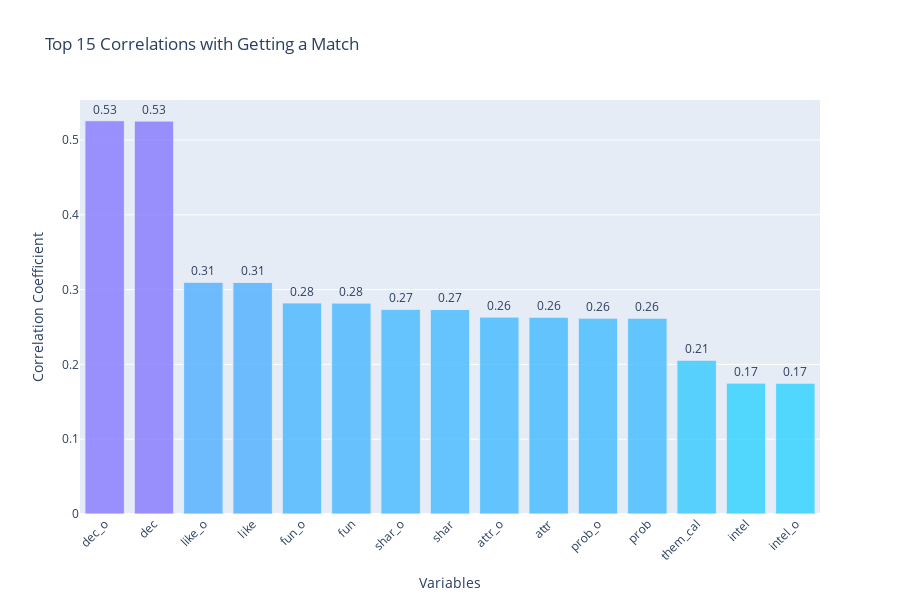
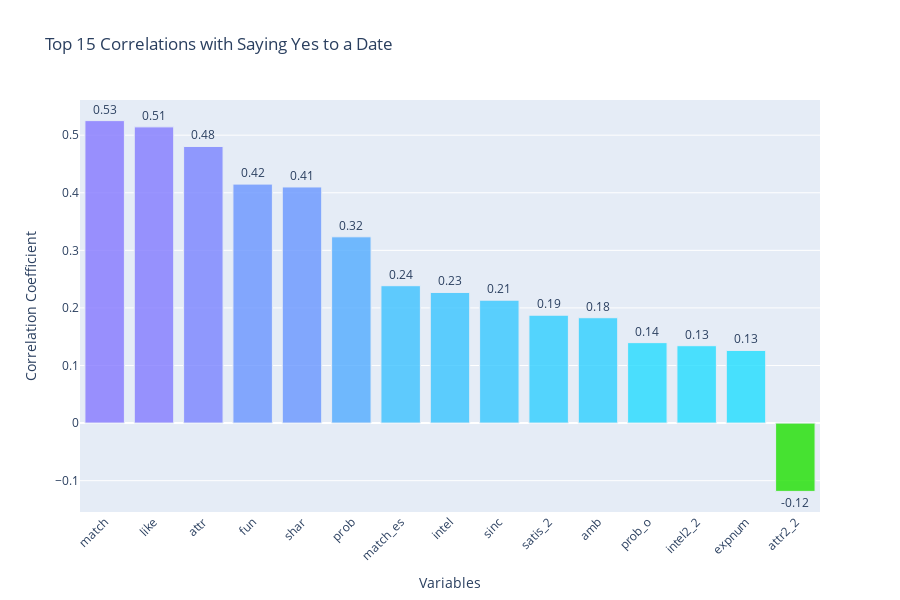
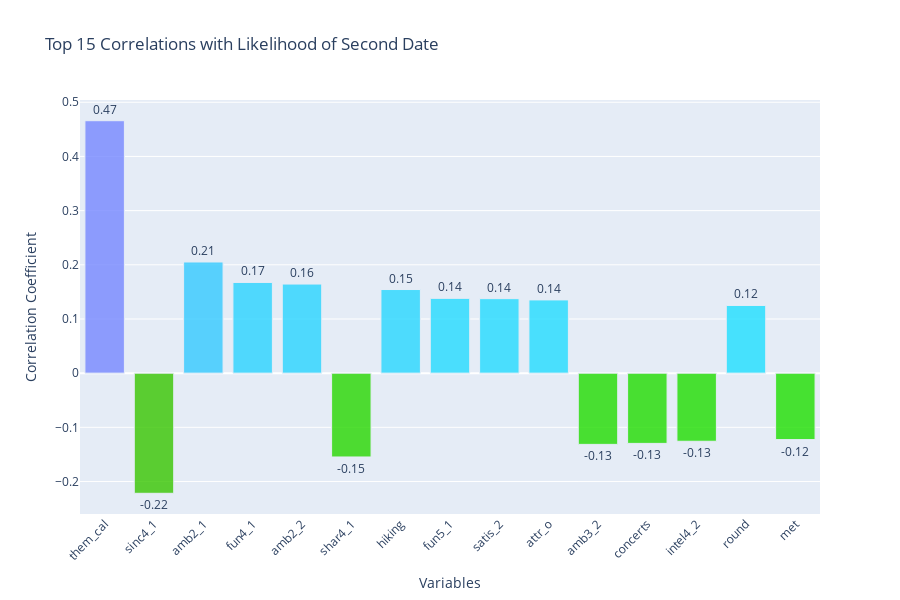

The notebook cell these images were saved under, in order:
### Code cell
# Check for top correlations between variables
# Function to calculate top correlations and prepare DataFrame with colors
def prepare_correlation_data(df, target, top_n=15):
    correlations = df.corr(numeric_only=True)[target].dropna().sort_values(key=abs, ascending=False)[1:top_n + 1]
    df_corr = correlations.reset_index().rename(columns={'index': 'Variable', target: 'Correlation'})
    df_corr['Color'] = df_corr['Correlation'].apply(
        lambda x: f'rgba({int(255 * abs(x))}, {int(255 * (1 - abs(x)))}, {255 if x > 0 else 0}, 0.8)'
    )
    return df_corr

# Function to create a bar plot
def create_correlation_plot(df_corr, title):
    fig = px.bar(
        df_corr,
        x='Variable',
        y='Correlation',
        title=title,
        text='Correlation',
        color='Color',
        color_discrete_map='identity',
        labels={'Correlation': 'Correlation Coefficient', 'Variable': 'Variables'}
    )
    fig.update_traces(texttemplate='%{text:.2f}', textposition='outside', marker_line_width=1)
    fig.update_layout(xaxis_tickangle=-45, height=600)
    return fig

# Prepare data and plots
filenames = ["match_correlations.png", "yesdate_correlations.png", "seconddate_correlations.png"]

for target, title, filename in zip(['match', 'dec', 'date_3'], 
                                   ["Top 15 Correlations with Getting a Match",
                                    "Top 15 Correlations with Saying Yes to a Date",
                                    "Top 15 Correlations with Likelihood of Second Date"],
                                   filenames):
    df_corr = prepare_correlation_data(df, target)
    fig = create_correlation_plot(df_corr, title)
    fig.show()
    fig.write_image(f"images/{filename}")

![match_correlations](images/match_correlations.png)
![yesdate_correlations](images/yesdate_correlations.png)
![seconddate_correlations](images/seconddate_correlations.png)

### Figure 1 — Plotly figure (JSON) as saved in the notebook; plotly's stock layout.template omitted (floating-point values rounded to 4 significant figures)
{"data": [{"hovertemplate": "Variables=%{x}<br>Correlation Coefficient=%{text}<extra></extra>", "legendgroup": "", "marker": {"color": "rgba(134, 120, 255, 0.8)", "line": {"width": 1}, "pattern": {"shape": ""}}, "name": "", "orientation": "v", "showlegend": false, "text": [0.5258], "textposition": "outside", "texttemplate": "%{text:.2f}", "type": "bar", "x": ["dec_o"], "xaxis": "x", "y": [0.5258], "yaxis": "y"}, {"hovertemplate": "Variables=%{x}<br>Correlation Coefficient=%{text}<extra></extra>", "legendgroup": "", "marker": {"color": "rgba(133, 121, 255, 0.8)", "line": {"width": 1}, "pattern": {"shape": ""}}, "name": "", "orientation": "v", "showlegend": false, "text": [0.5253], "textposition": "outside", "texttemplate": "%{text:.2f}", "type": "bar", "x": ["dec"], "xaxis": "x", "y": [0.5253], "yaxis": "y"}, {"hovertemplate": "Variables=%{x}<br>Correlation Coefficient=%{text}<extra></extra>", "legendgroup": "", "marker": {"color": "rgba(79, 175, 255, 0.8)", "line": {"width": 1}, "pattern": {"shape": ""}}, "name": "", "orientation": "v", "showlegend": false, "text": [0.3098], "textposition": "outside", "texttemplate": "%{text:.2f}", "type": "bar", "x": ["like_o"], "xaxis": "x", "y": [0.3098], "yaxis": "y"}, {"hovertemplate": "Variables=%{x}<br>Correlation Coefficient=%{text}<extra></extra>", "legendgroup": "", "marker": {"color": "rgba(78, 176, 255, 0.8)", "line": {"width": 1}, "pattern": {"shape": ""}}, "name": "", "orientation": "v", "showlegend": false, "text": [0.3096], "textposition": "outside", "texttemplate": "%{text:.2f}", "type": "bar", "x": ["like"], "xaxis": "x", "y": [0.3096], "yaxis": "y"}, {"hovertemplate": "Variables=%{x}<br>Correlation Coefficient=%{text}<extra></extra>", "legendgroup": "", "marker": {"color": "rgba(71, 183, 255, 0.8)", "line": {"width": 1}, "pattern": {"shape": ""}}, "name": "", "orientation": "v", "showlegend": false, "text": [0.2822, 0.282], "textposition": "outside", "texttemplate": "%{text:.2f}", "type": "bar", "x": ["fun_o", "fun"], "xaxis": "x", "y": [0.2822, 0.282], "yaxis": "y"}, {"hovertemplate": "Variables=%{x}<br>Correlation Coefficient=%{text}<extra></extra>", "legendgroup": "", "marker": {"color": "rgba(69, 185, 255, 0.8)", "line": {"width": 1}, "pattern": {"shape": ""}}, "name": "", "orientation": "v", "showlegend": false, "text": [0.2736, 0.2734], "textposition": "outside", "texttemplate": "%{text:.2f}", "type": "bar", "x": ["shar_o", "shar"], "xaxis": "x", "y": [0.2736, 0.2734], "yaxis": "y"}, {"hovertemplate": "Variables=%{x}<br>Correlation Coefficient=%{text}<extra></extra>", "legendgroup": "", "marker": {"color": "rgba(67, 187, 255, 0.8)", "line": {"width": 1}, "pattern": {"shape": ""}}, "name": "", "orientation": "v", "showlegend": false, "text": [0.2633, 0.2631], "textposition": "outside", "texttemplate": "%{text:.2f}", "type": "bar", "x": ["attr_o", "attr"], "xaxis": "x", "y": [0.2633, 0.2631], "yaxis": "y"}, {"hovertemplate": "Variables=%{x}<br>Correlation Coefficient=%{text}<extra></extra>", "legendgroup": "", "marker": {"color": "rgba(66, 188, 255, 0.8)", "line": {"width": 1}, "pattern": {"shape": ""}}, "name": "", "orientation": "v", "showlegend": false, "text": [0.2619, 0.2618], "textposition": "outside", "texttemplate": "%{text:.2f}", "type": "bar", "x": ["prob_o", "prob"], "xaxis": "x", "y": [0.2619, 0.2618], "yaxis": "y"}, {"hovertemplate": "Variables=%{x}<br>Correlation Coefficient=%{text}<extra></extra>", "legendgroup": "", "marker": {"color": "rgba(52, 202, 255, 0.8)", "line": {"width": 1}, "pattern": {"shape": ""}}, "name": "", "orientation": "v", "showlegend": false, "text": [0.2056], "textposition": "outside", "texttemplate": "%{text:.2f}", "type": "bar", "x": ["them_cal"], "xaxis": "x", "y": [0.2056], "yaxis": "y"}, {"hovertemplate": "Variables=%{x}<br>Correlation Coefficient=%{text}<extra></extra>", "legendgroup": "", "marker": {"color": "rgba(44, 210, 255, 0.8)", "line": {"width": 1}, "pattern": {"shape": ""}}, "name": "", "orientation": "v", "showlegend": false, "text": [0.175, 0.1749], "textposition": "outside", "texttemplate": "%{text:.2f}", "type": "bar", "x": ["intel", "intel_o"], "xaxis": "x", "y": [0.175, 0.1749], "yaxis": "y"}], "layout": {"barmode": "relative", "height": 600, "legend": {"tracegroupgap": 0}, "title": {"text": "Top 15 Correlations with Getting a Match"}, "xaxis": {"anchor": "y", "domain": [0, 1], "tickangle": -45, "title": {"text": "Variables"}}, "yaxis": {"anchor": "x", "domain": [0, 1], "title": {"text": "Correlation Coefficient"}}}}

### Figure 2 — Plotly figure (JSON) as saved in the notebook; plotly's stock layout.template omitted (floating-point values rounded to 4 significant figures)
{"data": [{"hovertemplate": "Variables=%{x}<br>Correlation Coefficient=%{text}<extra></extra>", "legendgroup": "", "marker": {"color": "rgba(133, 121, 255, 0.8)", "line": {"width": 1}, "pattern": {"shape": ""}}, "name": "", "orientation": "v", "showlegend": false, "text": [0.5253], "textposition": "outside", "texttemplate": "%{text:.2f}", "type": "bar", "x": ["match"], "xaxis": "x", "y": [0.5253], "yaxis": "y"}, {"hovertemplate": "Variables=%{x}<br>Correlation Coefficient=%{text}<extra></extra>", "legendgroup": "", "marker": {"color": "rgba(131, 123, 255, 0.8)", "line": {"width": 1}, "pattern": {"shape": ""}}, "name": "", "orientation": "v", "showlegend": false, "text": [0.5144], "textposition": "outside", "texttemplate": "%{text:.2f}", "type": "bar", "x": ["like"], "xaxis": "x", "y": [0.5144], "yaxis": "y"}, {"hovertemplate": "Variables=%{x}<br>Correlation Coefficient=%{text}<extra></extra>", "legendgroup": "", "marker": {"color": "rgba(122, 132, 255, 0.8)", "line": {"width": 1}, "pattern": {"shape": ""}}, "name": "", "orientation": "v", "showlegend": false, "text": [0.4804], "textposition": "outside", "texttemplate": "%{text:.2f}", "type": "bar", "x": ["attr"], "xaxis": "x", "y": [0.4804], "yaxis": "y"}, {"hovertemplate": "Variables=%{x}<br>Correlation Coefficient=%{text}<extra></extra>", "legendgroup": "", "marker": {"color": "rgba(105, 149, 255, 0.8)", "line": {"width": 1}, "pattern": {"shape": ""}}, "name": "", "orientation": "v", "showlegend": false, "text": [0.415], "textposition": "outside", "texttemplate": "%{text:.2f}", "type": "bar", "x": ["fun"], "xaxis": "x", "y": [0.415], "yaxis": "y"}, {"hovertemplate": "Variables=%{x}<br>Correlation Coefficient=%{text}<extra></extra>", "legendgroup": "", "marker": {"color": "rgba(104, 150, 255, 0.8)", "line": {"width": 1}, "pattern": {"shape": ""}}, "name": "", "orientation": "v", "showlegend": false, "text": [0.4101], "textposition": "outside", "texttemplate": "%{text:.2f}", "type": "bar", "x": ["shar"], "xaxis": "x", "y": [0.4101], "yaxis": "y"}, {"hovertemplate": "Variables=%{x}<br>Correlation Coefficient=%{text}<extra></extra>", "legendgroup": "", "marker": {"color": "rgba(82, 172, 255, 0.8)", "line": {"width": 1}, "pattern": {"shape": ""}}, "name": "", "orientation": "v", "showlegend": false, "text": [0.3235], "textposition": "outside", "texttemplate": "%{text:.2f}", "type": "bar", "x": ["prob"], "xaxis": "x", "y": [0.3235], "yaxis": "y"}, {"hovertemplate": "Variables=%{x}<br>Correlation Coefficient=%{text}<extra></extra>", "legendgroup": "", "marker": {"color": "rgba(60, 194, 255, 0.8)", "line": {"width": 1}, "pattern": {"shape": ""}}, "name": "", "orientation": "v", "showlegend": false, "text": [0.2386], "textposition": "outside", "texttemplate": "%{text:.2f}", "type": "bar", "x": ["match_es"], "xaxis": "x", "y": [0.2386], "yaxis": "y"}, {"hovertemplate": "Variables=%{x}<br>Correlation Coefficient=%{text}<extra></extra>", "legendgroup": "", "marker": {"color": "rgba(57, 197, 255, 0.8)", "line": {"width": 1}, "pattern": {"shape": ""}}, "name": "", "orientation": "v", "showlegend": false, "text": [0.2269], "textposition": "outside", "texttemplate": "%{text:.2f}", "type": "bar", "x": ["intel"], "xaxis": "x", "y": [0.2269], "yaxis": "y"}, {"hovertemplate": "Variables=%{x}<br>Correlation Coefficient=%{text}<extra></extra>", "legendgroup": "", "marker": {"color": "rgba(54, 200, 255, 0.8)", "line": {"width": 1}, "pattern": {"shape": ""}}, "name": "", "orientation": "v", "showlegend": false, "text": [0.2135], "textposition": "outside", "texttemplate": "%{text:.2f}", "type": "bar", "x": ["sinc"], "xaxis": "x", "y": [0.2135], "yaxis": "y"}, {"hovertemplate": "Variables=%{x}<br>Correlation Coefficient=%{text}<extra></extra>", "legendgroup": "", "marker": {"color": "rgba(47, 207, 255, 0.8)", "line": {"width": 1}, "pattern": {"shape": ""}}, "name": "", "orientation": "v", "showlegend": false, "text": [0.1874], "textposition": "outside", "texttemplate": "%{text:.2f}", "type": "bar", "x": ["satis_2"], "xaxis": "x", "y": [0.1874], "yaxis": "y"}, {"hovertemplate": "Variables=%{x}<br>Correlation Coefficient=%{text}<extra></extra>", "legendgroup": "", "marker": {"color": "rgba(46, 208, 255, 0.8)", "line": {"width": 1}, "pattern": {"shape": ""}}, "name": "", "orientation": "v", "showlegend": false, "text": [0.183], "textposition": "outside", "texttemplate": "%{text:.2f}", "type": "bar", "x": ["amb"], "xaxis": "x", "y": [0.183], "yaxis": "y"}, {"hovertemplate": "Variables=%{x}<br>Correlation Coefficient=%{text}<extra></extra>", "legendgroup": "", "marker": {"color": "rgba(35, 219, 255, 0.8)", "line": {"width": 1}, "pattern": {"shape": ""}}, "name": "", "orientation": "v", "showlegend": false, "text": [0.1397], "textposition": "outside", "texttemplate": "%{text:.2f}", "type": "bar", "x": ["prob_o"], "xaxis": "x", "y": [0.1397], "yaxis": "y"}, {"hovertemplate": "Variables=%{x}<br>Correlation Coefficient=%{text}<extra></extra>", "legendgroup": "", "marker": {"color": "rgba(34, 220, 255, 0.8)", "line": {"width": 1}, "pattern": {"shape": ""}}, "name": "", "orientation": "v", "showlegend": false, "text": [0.1344], "textposition": "outside", "texttemplate": "%{text:.2f}", "type": "bar", "x": ["intel2_2"], "xaxis": "x", "y": [0.1344], "yaxis": "y"}, {"hovertemplate": "Variables=%{x}<br>Correlation Coefficient=%{text}<extra></extra>", "legendgroup": "", "marker": {"color": "rgba(32, 222, 255, 0.8)", "line": {"width": 1}, "pattern": {"shape": ""}}, "name": "", "orientation": "v", "showlegend": false, "text": [0.1262], "textposition": "outside", "texttemplate": "%{text:.2f}", "type": "bar", "x": ["expnum"], "xaxis": "x", "y": [0.1262], "yaxis": "y"}, {"hovertemplate": "Variables=%{x}<br>Correlation Coefficient=%{text}<extra></extra>", "legendgroup": "", "marker": {"color": "rgba(30, 224, 0, 0.8)", "line": {"width": 1}, "pattern": {"shape": ""}}, "name": "", "orientation": "v", "showlegend": false, "text": [-0.1186], "textposition": "outside", "texttemplate": "%{text:.2f}", "type": "bar", "x": ["attr2_2"], "xaxis": "x", "y": [-0.1186], "yaxis": "y"}], "layout": {"barmode": "relative", "height": 600, "legend": {"tracegroupgap": 0}, "title": {"text": "Top 15 Correlations with Saying Yes to a Date"}, "xaxis": {"anchor": "y", "domain": [0, 1], "tickangle": -45, "title": {"text": "Variables"}}, "yaxis": {"anchor": "x", "domain": [0, 1], "title": {"text": "Correlation Coefficient"}}}}

### Figure 3 — Plotly figure (JSON) as saved in the notebook; plotly's stock layout.template omitted (floating-point values rounded to 4 significant figures)
{"data": [{"hovertemplate": "Variables=%{x}<br>Correlation Coefficient=%{text}<extra></extra>", "legendgroup": "", "marker": {"color": "rgba(118, 136, 255, 0.8)", "line": {"width": 1}, "pattern": {"shape": ""}}, "name": "", "orientation": "v", "showlegend": false, "text": [0.466], "textposition": "outside", "texttemplate": "%{text:.2f}", "type": "bar", "x": ["them_cal"], "xaxis": "x", "y": [0.466], "yaxis": "y"}, {"hovertemplate": "Variables=%{x}<br>Correlation Coefficient=%{text}<extra></extra>", "legendgroup": "", "marker": {"color": "rgba(56, 198, 0, 0.8)", "line": {"width": 1}, "pattern": {"shape": ""}}, "name": "", "orientation": "v", "showlegend": false, "text": [-0.2217], "textposition": "outside", "texttemplate": "%{text:.2f}", "type": "bar", "x": ["sinc4_1"], "xaxis": "x", "y": [-0.2217], "yaxis": "y"}, {"hovertemplate": "Variables=%{x}<br>Correlation Coefficient=%{text}<extra></extra>", "legendgroup": "", "marker": {"color": "rgba(52, 202, 255, 0.8)", "line": {"width": 1}, "pattern": {"shape": ""}}, "name": "", "orientation": "v", "showlegend": false, "text": [0.2052], "textposition": "outside", "texttemplate": "%{text:.2f}", "type": "bar", "x": ["amb2_1"], "xaxis": "x", "y": [0.2052], "yaxis": "y"}, {"hovertemplate": "Variables=%{x}<br>Correlation Coefficient=%{text}<extra></extra>", "legendgroup": "", "marker": {"color": "rgba(42, 212, 255, 0.8)", "line": {"width": 1}, "pattern": {"shape": ""}}, "name": "", "orientation": "v", "showlegend": false, "text": [0.1674], "textposition": "outside", "texttemplate": "%{text:.2f}", "type": "bar", "x": ["fun4_1"], "xaxis": "x", "y": [0.1674], "yaxis": "y"}, {"hovertemplate": "Variables=%{x}<br>Correlation Coefficient=%{text}<extra></extra>", "legendgroup": "", "marker": {"color": "rgba(41, 213, 255, 0.8)", "line": {"width": 1}, "pattern": {"shape": ""}}, "name": "", "orientation": "v", "showlegend": false, "text": [0.1645], "textposition": "outside", "texttemplate": "%{text:.2f}", "type": "bar", "x": ["amb2_2"], "xaxis": "x", "y": [0.1645], "yaxis": "y"}, {"hovertemplate": "Variables=%{x}<br>Correlation Coefficient=%{text}<extra></extra>", "legendgroup": "", "marker": {"color": "rgba(39, 215, 0, 0.8)", "line": {"width": 1}, "pattern": {"shape": ""}}, "name": "", "orientation": "v", "showlegend": false, "text": [-0.1547], "textposition": "outside", "texttemplate": "%{text:.2f}", "type": "bar", "x": ["shar4_1"], "xaxis": "x", "y": [-0.1547], "yaxis": "y"}, {"hovertemplate": "Variables=%{x}<br>Correlation Coefficient=%{text}<extra></extra>", "legendgroup": "", "marker": {"color": "rgba(39, 215, 255, 0.8)", "line": {"width": 1}, "pattern": {"shape": ""}}, "name": "", "orientation": "v", "showlegend": false, "text": [0.1544], "textposition": "outside", "texttemplate": "%{text:.2f}", "type": "bar", "x": ["hiking"], "xaxis": "x", "y": [0.1544], "yaxis": "y"}, {"hovertemplate": "Variables=%{x}<br>Correlation Coefficient=%{text}<extra></extra>", "legendgroup": "", "marker": {"color": "rgba(35, 219, 255, 0.8)", "line": {"width": 1}, "pattern": {"shape": ""}}, "name": "", "orientation": "v", "showlegend": false, "text": [0.1381, 0.1375], "textposition": "outside", "texttemplate": "%{text:.2f}", "type": "bar", "x": ["fun5_1", "satis_2"], "xaxis": "x", "y": [0.1381, 0.1375], "yaxis": "y"}, {"hovertemplate": "Variables=%{x}<br>Correlation Coefficient=%{text}<extra></extra>", "legendgroup": "", "marker": {"color": "rgba(34, 220, 255, 0.8)", "line": {"width": 1}, "pattern": {"shape": ""}}, "name": "", "orientation": "v", "showlegend": false, "text": [0.1352], "textposition": "outside", "texttemplate": "%{text:.2f}", "type": "bar", "x": ["attr_o"], "xaxis": "x", "y": [0.1352], "yaxis": "y"}, {"hovertemplate": "Variables=%{x}<br>Correlation Coefficient=%{text}<extra></extra>", "legendgroup": "", "marker": {"color": "rgba(33, 221, 0, 0.8)", "line": {"width": 1}, "pattern": {"shape": ""}}, "name": "", "orientation": "v", "showlegend": false, "text": [-0.1315, -0.1297], "textposition": "outside", "texttemplate": "%{text:.2f}", "type": "bar", "x": ["amb3_2", "concerts"], "xaxis": "x", "y": [-0.1315, -0.1297], "yaxis": "y"}, {"hovertemplate": "Variables=%{x}<br>Correlation Coefficient=%{text}<extra></extra>", "legendgroup": "", "marker": {"color": "rgba(32, 222, 0, 0.8)", "line": {"width": 1}, "pattern": {"shape": ""}}, "name": "", "orientation": "v", "showlegend": false, "text": [-0.1257], "textposition": "outside", "texttemplate": "%{text:.2f}", "type": "bar", "x": ["intel4_2"], "xaxis": "x", "y": [-0.1257], "yaxis": "y"}, {"hovertemplate": "Variables=%{x}<br>Correlation Coefficient=%{text}<extra></extra>", "legendgroup": "", "marker": {"color": "rgba(31, 223, 255, 0.8)", "line": {"width": 1}, "pattern": {"shape": ""}}, "name": "", "orientation": "v", "showlegend": false, "text": [0.125], "textposition": "outside", "texttemplate": "%{text:.2f}", "type": "bar", "x": ["round"], "xaxis": "x", "y": [0.125], "yaxis": "y"}, {"hovertemplate": "Variables=%{x}<br>Correlation Coefficient=%{text}<extra></extra>", "legendgroup": "", "marker": {"color": "rgba(31, 223, 0, 0.8)", "line": {"width": 1}, "pattern": {"shape": ""}}, "name": "", "orientation": "v", "showlegend": false, "text": [-0.1226], "textposition": "outside", "texttemplate": "%{text:.2f}", "type": "bar", "x": ["met"], "xaxis": "x", "y": [-0.1226], "yaxis": "y"}], "layout": {"barmode": "relative", "height": 600, "legend": {"tracegroupgap": 0}, "title": {"text": "Top 15 Correlations with Likelihood of Second Date"}, "xaxis": {"anchor": "y", "domain": [0, 1], "tickangle": -45, "title": {"text": "Variables"}}, "yaxis": {"anchor": "x", "domain": [0, 1], "title": {"text": "Correlation Coefficient"}}}}
